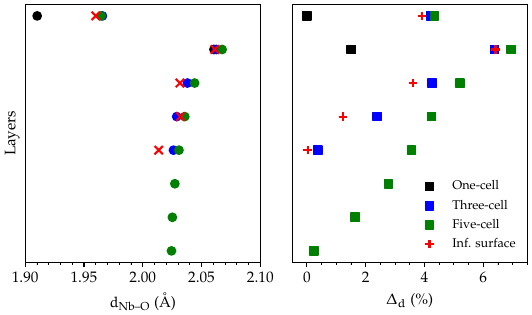

Generate this figure with Python:
#!/usr/bin/env python3

import pandas as pd
import numpy as np
import matplotlib.pyplot as plt
from matplotlib.backends.backend_pgf import PdfPages
from matplotlib.ticker import (MultipleLocator, AutoMinorLocator)

data = [
   pd.read_fwf("1cell.dat"),
   pd.read_fwf("3cell.dat"),
   pd.read_fwf("5cell.dat")
]
color = [
    "black",
    "blue",
    "green"
]
label = [
    "One-cell",
    "Three-cell",
    "Five-cell"
]
surface = pd.read_fwf("surface.dat")

width = 210 - 30 - 20 - 25
height = 80
output_file = "width_comparison"

with PdfPages(output_file + '.pdf') as output:
    plt.rcParams.update({
    "font.family": "serif",
    "font.size": "11",
    "figure.figsize": [width/25.4, height/25.4],
    "savefig.dpi": 1200,
    "text.usetex": True,
    "pgf.rcfonts": False,
    "pgf.texsystem": "pdflatex",
    "pgf.preamble": r"\usepackage{mathpazo,eulervm}\usepackage[utf8x]{inputenc}\usepackage[separate-uncertainty = true]{siunitx}",
    "legend.frameon": False,
    "legend.fancybox": False,
    "legend.fontsize": "small"
    })

    fig, axs = plt.subplots(
        ncols=2,
        sharey=True,
        constrained_layout=True
    )

    for slab in range(len(data)):
        axs[0].scatter(
            data[slab]["bond"],
            data[slab]["layer"],
            marker = 'o',
            color = color[slab]
        )
        axs[1].scatter(
            data[slab]["baur_atom"],
            data[slab]["layer"],
            marker = "s",
            color = color[slab],
            label = label[slab]
        )

    axs[0].scatter(
            surface["bond"],
            surface["layer"],
            marker = "x",
            color = "red",
            label = "Inf. surface"
    )

    axs[1].scatter(
            surface["baur_atom"],
            surface["layer"],
            marker = "+",
            color = "red",
            label = "Inf. surface"
    )

    axs[0].set(
        xlim = [1.90, 2.10],
        ylabel = "Layers",
        yticks = [],
        xlabel = r"$d_{\text{Nb--O}}$ (\si{\angstrom})",
    )

    axs[0].xaxis.set_minor_locator(AutoMinorLocator())

    axs[1].set(
        xlim = [-0.5, 7.5],
        xlabel = r"$\Delta_d$ (\si{\percent})",
    )

    axs[1].xaxis.set_minor_locator(AutoMinorLocator())

    axs[1].legend()

    output.savefig()
